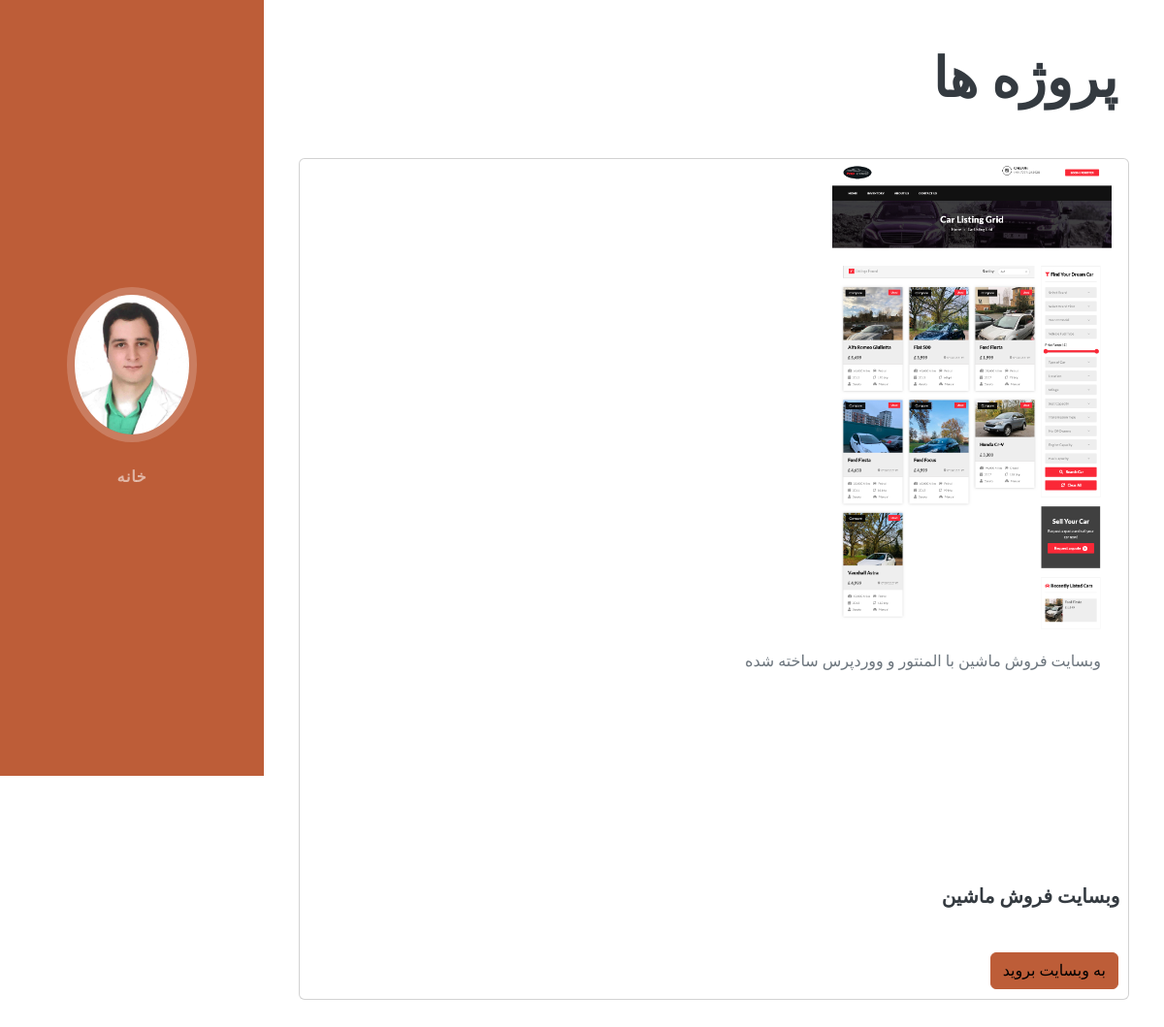
The page /project/12 on the database its author committed.
### project/models.py (models this page shows, shortened)
class Project(models.Model):
    title = models.CharField(max_length=50)  # Field to store the project title
    description = models.CharField(max_length=250)  # Field to store the project description
    image = models.ImageField(upload_to='resume/images/')  # Field to store the project image (uploaded to
    url = models.URLField(blank=True)  # Field to store the project URL (optional)

### project/views.py (the view)
# urls.py: path('project/<int:project_id>', views.detail, name='detail'),
def detail(request, project_id):
    project = get_object_or_404(Project, id=project_id)  # Retrieve a specific project by its ID from the database
    context = {
        'project': project  # Pass the project to the template context
    }
    return render(request, 'project/detail.html', context)  # Render the detail.html template with the context

### project/templates/project/detail.html (shortened to what this page needs)
<!DOCTYPE html>
{% load static %}
<html lang="fa">
<head>
        <link href="{% static '/css/styles.css'%}" rel="stylesheet" />
</head>
<body id="page-top">
  <nav class="navbar navbar-expand-lg navbar-dark bg-primary fixed-top" id="sideNav">
    <a class="navbar-brand js-scroll-trigger" href="#page-top">
      <span class="d-none d-lg-block">
        <img class="img-fluid img-profile rounded-circle mx-auto mb-2" src="{% static 'img/profile.jpg' %}" alt="">
      </span>
    </a>
    <div class="collapse navbar-collapse" id="navbarSupportedContent">
      <ul class="navbar-nav">
        <li class="nav-item">
          <a class="nav-link js-scroll-trigger" href="{% url 'index' %}">خانه</a>
        </li>
      </ul>
    </div>
  </nav>
    <section dir="rtl" class="resume-section p-3 p-lg-5 d-flex align-items-center" id="projects">
      <div class="w-100">
        <h2 class="mb-5">پروژه ها</h2>
          <div class="row">
            <div class="card">
              <img class="card-img-top " style="width: 18rem" src="{{ project.image.url }}" alt="Card image cap">
              <div class="card-body">
                <h5 class="card-title corner-title">{{ project.title }}</h5>
                <p class="card-text card-text-project">{{ project.description }}</p>
                {% if project.url %}
                <a href="{{ item.url }}" class="btn btn-primary corner-button">به وبسایت بروید</a>
                {% endif %}
              </div>
            </div>
</div>
      </div>
    </section>
</body>
</html>

### rows shown on the page
Project: image (picture), title "وبسایت فروش ماشین", description "وبسایت فروش ماشین با المنتور و ووردپرس ساخته شده"
